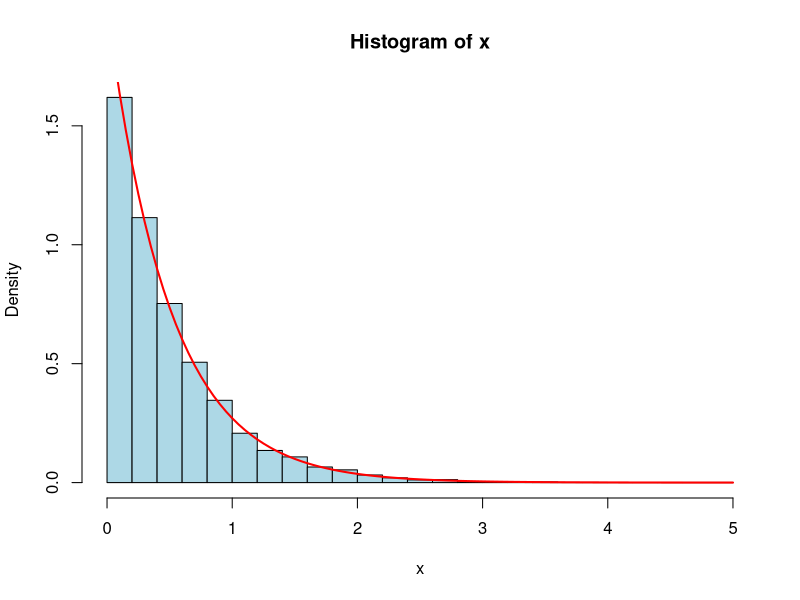
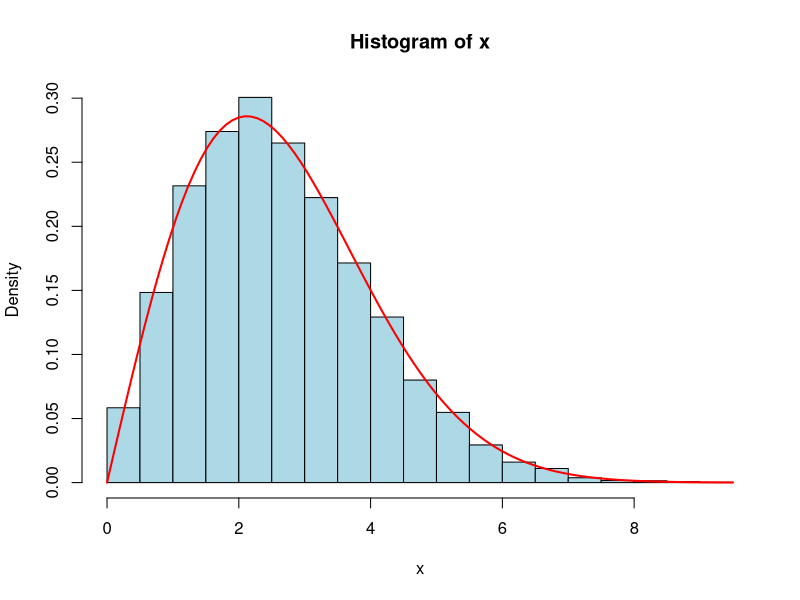

Generate these figures, in order, with R: (Note: this script raises an error after producing the figures.)
#Distribucion exponencial -- 
#F(x) = 1- exp(-lambda) => U = F(x); 
# x = -ln(1-u)/lambda

set.seed(123)
n <- 10000

lambda <- 2
u <- runif(n)
x <- -log(u)/lambda

par(mfrow = c(1,1))
hist(x, probability = TRUE, breaks = 30, col = "lightblue")
curve(dexp(x, rate = lambda), add = TRUE, col = "red", lwd = 2)

mean(x) #approx 1/lambda
var(x) #approx 1/lambda^2

##############################################################3
#Distribucion de Weibull
#F(x) = 1 - exp-{x/beta}^alpha => F(x) = U
#x = [-ln(1-u)]^{1/alpha} · beta

set.seed(123)
u <- runif(10000)
alpha <- 2
beta  <- 3

x <- (-log(1-u))^(1/alpha)*beta

hist(x, probability = TRUE, breaks = 30,col = "lightblue")
curve(dweibull(x, shape = alpha, scale = beta),
      add = TRUE, col = "red", lwd = 2)

##################################################################3
#En R ciertas distribuciones se pueden hacer directamente con: 
qexp()
qweibull()
qlogis()
qcauchy()

#vamos a mostrar un ejemplo de la diferencia de la exponencial
#creada por nosotros y la hecha por R 
#Funcion exponencial
set.seed(123)
n <- 10000
lambda <- 2

# Uniformes
u <- runif(n)

# Método de la inversión
x.inv <- -log(1-u)/lambda

# Utilizando qexp()
x.qexp <- qexp(u, rate = lambda)

#Comprobamos la media 
mean(x.inv)
mean(x.qexp)

var(x.inv)
var(x.qexp)

#histogramas: 
par(mfrow = c(1,2))

hist(x.inv, probability = TRUE, breaks = 30,
     col = "lightblue", main = "Método de la inversión")
curve(dexp(x, rate = lambda), add = TRUE, col = "red",
      lwd = 2)

hist(x.qexp, probability = TRUE, breaks = 30,
     col = "lightgreen", main = "qexp()")
curve(dexp(x, rate = lambda), add = TRUE,
      col = "red", lwd = 2)
